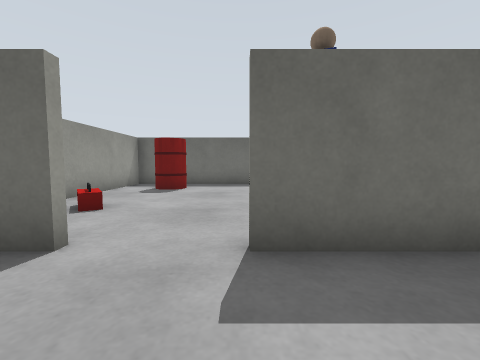
[1] (above)

16 first-person views from a walk through a Gazebo world. The camera is 0.45 m above the floor, tilts 4° down and sees 90° across. The floor is counted in squares, 0.5 m on a side. Each view is taken from the middle of a square. On the plan, view 1 faces up. The plan holds only what a view shows up to about 10 squares ahead; the rest is blank. The place goes on beyond the plan.

[2]
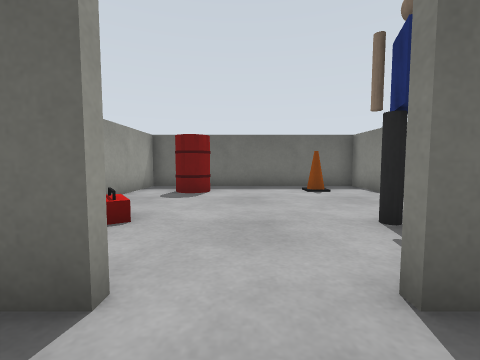

[3]
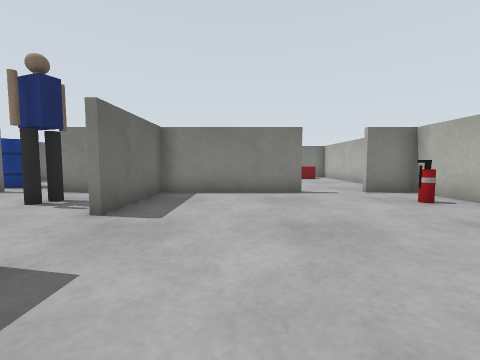

[4]
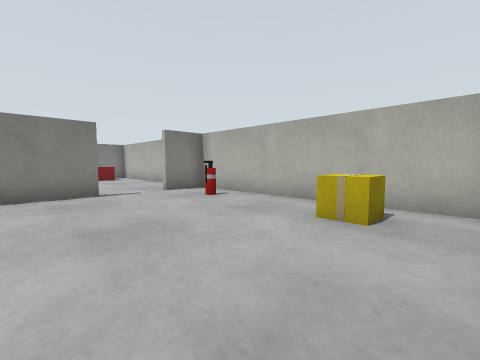

[5]
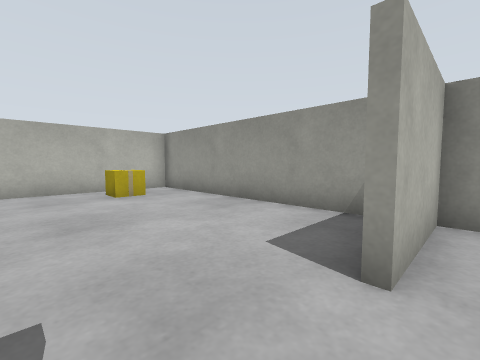

[6]
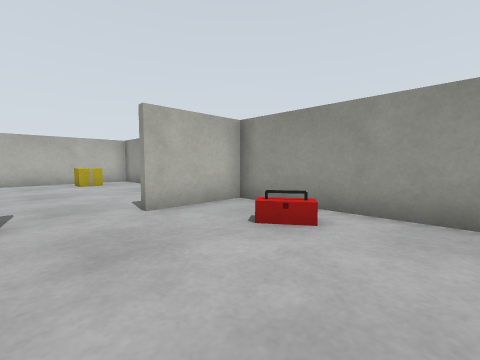

[7]
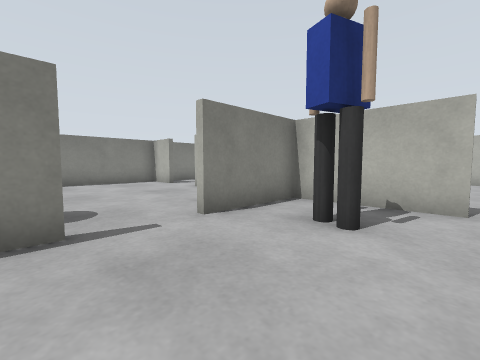

[8]
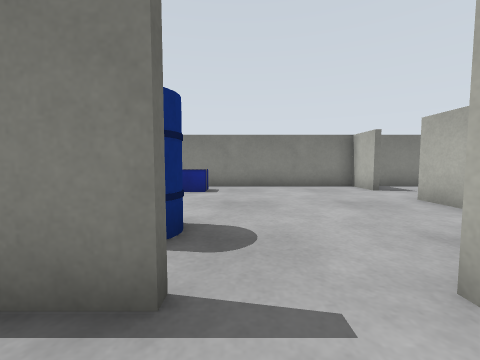

[9]
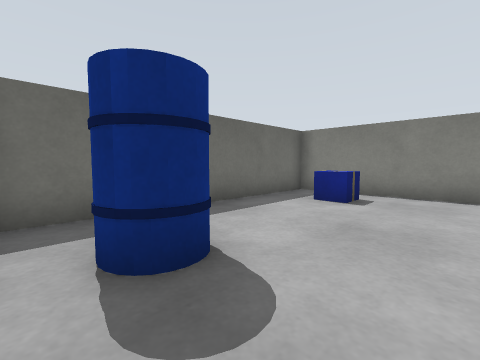

[10]
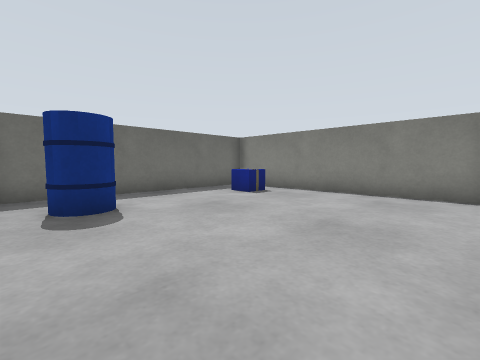

[11]
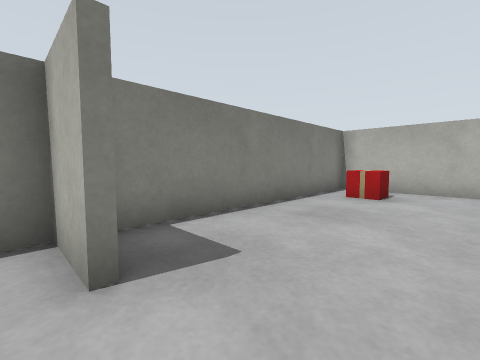

[12]
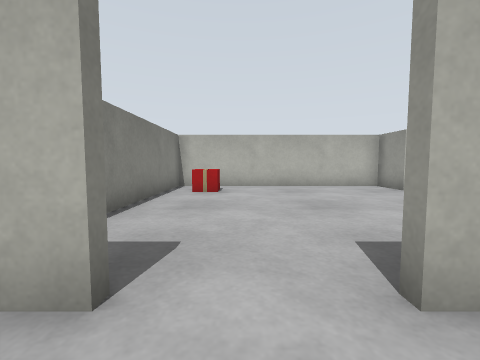

[13]
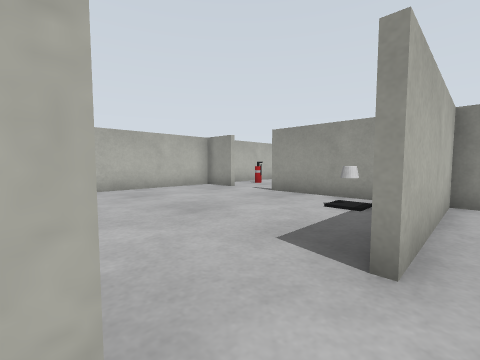

[14]
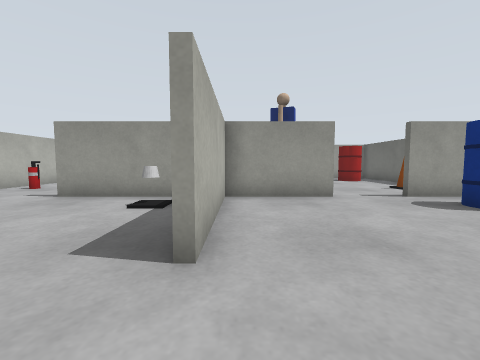

[15]
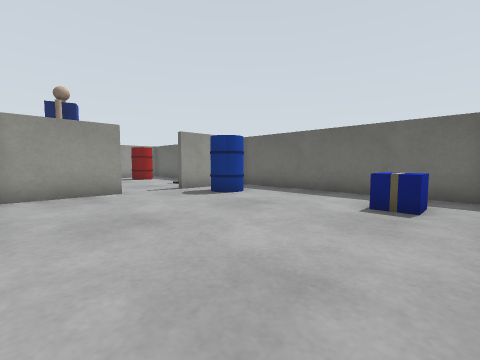

[16]
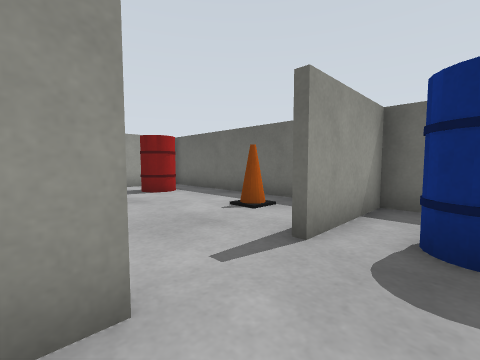

### Floor plan
Points are (right, up) in squares from view 1. A wall is a line through its corners. A room is listed if a view was taken in it or the views show most of it. See-through windows are left out.
Room 1 (views 1, 2, 3, 4)
walls: (3.4, -2) (3.4, 2); (-1.9, 2.4) (-2.5, 2.4); (-4.4, 1.6) (-4.4, -5.4) (3, -5.4); (3.4, -5.5) (3.4, -3.9); (3.6, 2.4) (0, 2.4)
ways out: opening at (-0.5, 2) to room 2; opening at (3, -2.5) to room 4
objects: other object (-3, -4) to (-2, -4); fire extinguisher (1, -4)
Room 2 (views 5, 6, 7, 8)
walls: (3.4, 7.4) (3.4, 10.5); (0, 2.6) (3, 2.6); (3, 10.4) (-4.4, 10.4) (-4.4, 2.6) (-1.9, 2.6); (3.4, 2) (3.4, 5.5)
ways out: opening at (-0.5, 2) to room 1; opening at (3, 6.5) to room 3
objects: other object (-3, 5); barrel (-3, 8) to (-2, 9); other object (1, 4) to (2, 5); cone (1, 9)
Room 3 (views 9, 10, 11, 12, 13, 14, 15, 16)
walls: (3.6, 5.6) (3.6, 2.4); (3.6, 10.5) (3.6, 7.5); (9.9, 2.6) (11.4, 2.6) (11.4, 10.4) (3, 10.4); (3, 2.6) (8, 2.6)
ways out: opening at (3, 6.5) to room 2; opening at (8.5, 2) to room 4
objects: barrel (5, 8) to (5, 9); other object (10, 8) to (10, 9)
Room 4 (no view inside)
walls: (3.6, -3.9) (3.6, -5.5); (3.6, 1.2) (3.6, -2); (3, -5.4) (11.4, -5.4) (11.4, 2)
ways out: opening at (3, -2.5) to room 1; opening at (8.5, 2) to room 3
objects: cone (5, 1); other object (10, -4)

Where each view was taken, in squares from view 1:
view 1: 0 up, 0 right, facing up
view 2: 1 up, 1 left, facing up
view 3: 0 up, 4 left, facing right
view 4: 0 up, 4 left, facing down-right
view 5: 3 up, 0 right, facing down-left
view 6: 7 up, 0 right, facing down-left
view 7: 8 up, 0 right, facing down-right
view 8: 7 up, 2 right, facing right
view 9: 6 up, 4 right, facing up-right
view 10: 3 up, 4 right, facing up-right
view 11: 3 up, 8 right, facing down-right
view 12: 4 up, 9 right, facing down
view 13: 3 up, 10 right, facing down-left
view 14: 3 up, 10 right, facing left
view 15: 3 up, 11 right, facing up-left
view 16: 5 up, 5 right, facing up-left
